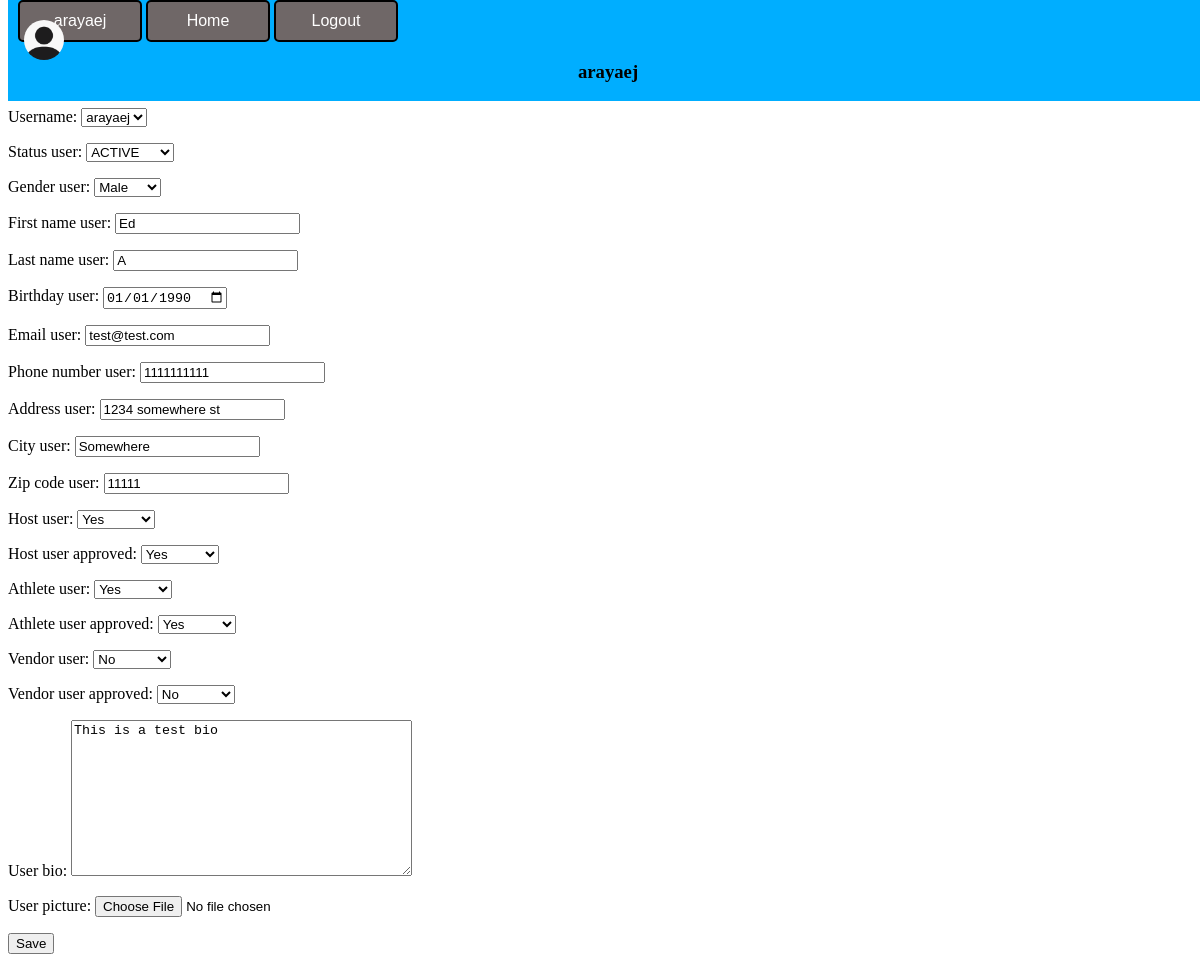
Page /profile/arayaej (signed in) on the committed database.
### PlanIFYWOD/models.py (models this page shows, shortened)
class UserAccount(models.Model):
    username = models.OneToOneField(User, null=True, on_delete=models.CASCADE, blank=True, db_column='username')
    user_id_number = models.AutoField(primary_key=True, unique=True)
    status_user = models.CharField(max_length=20, choices=STATUS, default='ACTIVE', null=False, blank=True)
    gender_user = models.CharField(max_length=15, choices=GENDERS, default='Male')
    date_joined_user = models.DateField(null=False, auto_now_add=True, blank=True)
    first_name_user = models.CharField(max_length=25, null=False, blank=True)
    last_name_user = models.CharField(max_length=25, null=False, blank=True)
    birthday_user = models.DateField(null=True, blank=True)
    email_user = models.EmailField(max_length=75, blank=True)
    phone_number_user = models.CharField(max_length=20, blank=True)
    address_user = models.CharField(max_length=100, blank=True)
    city_user = models.CharField(max_length=100, blank=True)
    zip_code_user = models.CharField(max_length=100, blank=True)
    host_user = models.BooleanField(null=True, blank=True)
    host_user_approved = models.BooleanField(null=True, blank=True, default=False)
    athlete_user = models.BooleanField(null=True, blank=True)
    athlete_user_approved = models.BooleanField(null=True, blank=True, default=False)
    vendor_user = models.BooleanField(null=True, blank=True)
    vendor_user_approved = models.BooleanField(null=True, blank=True, default=False)
    user_bio = models.TextField(null=True, max_length=250, blank=True)
    user_picture = models.ImageField(upload_to='profile_img/',null=True, blank=True)

### PlanIFYWOD/views.py (the view)
# urls.py: path('profile/<str:user>', views.userprofile, name='Profile'),
@login_required(login_url='SignIn')
def userprofile(request, user):
    usern = UserAccount.objects.get(username=request.user)
    profile = UserProfileForm(instance=usern)
    if request.method == 'POST':
        profile = UserProfileForm(request.POST, request.FILES, instance=usern)
        if profile.is_valid():
            profile.save()
    return render(request, 'PlanIFYweb/profile.html', {'pagename': request.user,'profile': profile})

### PlanIFYWOD/forms.py
class UserProfileForm(ModelForm):
    class Meta:
        model = UserAccount
        fields = '__all__'
        widgets = {
            'birthday_user' : DateIn(),
            'email_user' : forms.EmailInput()
        }

### PlanIFYWOD/templates/PlanIFYweb/profile.html (shortened to what this page needs)
{% extends 'PlanIFYweb/navbar.html' %}
{% load static %}
{% block content %}
<body>
    <div class="filler">
        <h1 class="filler-text">filler</h1>
    </div>
    <div class="user-profile-info" id="user-profile-info">
        <form class="user-profile-form" id="user-profile-form" method="post" enctype="multipart/form-data">
            {{profile.as_p}}
            <input type="submit" value="Save">
        </form>
    </div>
</body>
{% endblock %}

### PlanIFYWOD/templates/PlanIFYweb/navbar.html (shortened to what this page needs)
{% load static %}
<!DOCTYPE html>
<html>
    <head>
        <link rel="stylesheet" type="text/css" href="{% static '/css/main.css' %}">
    </head>
    {% if user.is_authenticated %}
        <div class="nav-bar">
            <a href="{% url 'Profile' user=user %}"><div class="dashboard-button">{{user}}</div></a>
                {% if profile_pic %}
                    <img src="media/{{ img }}" class="profile-pic" />
                {% else %}
                <img src="{% static '/media/images/generic_avatar.png'  %}" class="profile-pic" />
                {% endif %}
            <a href="{% url 'Home' %}"><div class="dashboard-button">Home</div></a>
            <a href="{% url 'SignOut' %}"><div class="dashboard-button">Logout</div></a>
            <center><h3>{{pagename}}</h3></center>
        </div>
    {% endif %}
    {% block content %}
    {% endblock%}
</html>

### PlanIFYweb/static/css/main.css (style rules this page uses)
div.nav-bar { background-color: rgb(0, 174, 255);; position:fixed; top: 0; width: 100%; overflow: hidden; z-index: 1; }
.profile-pic { position: absolute; left: 16px; top: 20px; width: 40px; height: 40px; border-radius: 50%; }
.filler { margin-top: 50px; }
.filler-text { color: white; }
.dashboard-button { color: white; position: relative; left: 10px; padding: 10px; width: 100px; border: 2px solid; border-radius: 5px; border-color: black; color: white; text-align: center; display: inline-block; background-color: rgb(111, 103, 103); font-family: Arial, Helvetica, sans-serif; }

### rows in the picture
UserAccount: status_user "ACTIVE", gender_user "Male", first_name_user "Ed", last_name_user "A", birthday_user "01/01/1990", email_user "test@test.com", phone_number_user "1111111111", address_user "1234 somewhere st", city_user "Somewhere", zip_code_user "11111", host_user "Yes", host_user_approved "Yes", athlete_user "Yes", athlete_user_approved "Yes", vendor_user "No", vendor_user_approved "No", user_bio "This is a test bio"

### other values in the picture
{{ user }} "arayaej"
{{ pagename }} "arayaej"
